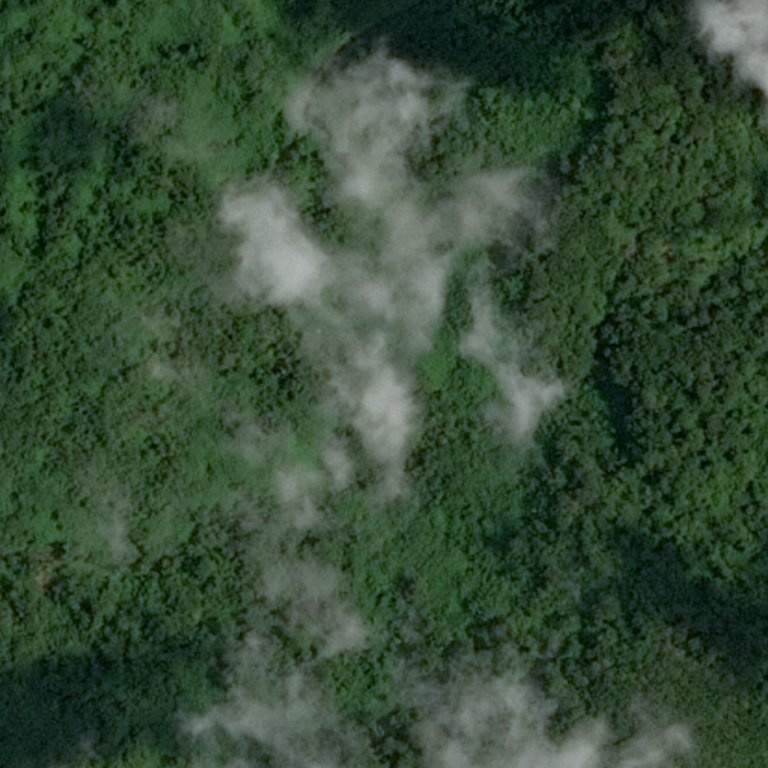
#> input picture HW_3/desert_forest/test_image_00.jpg, 768 x 768 px
$ jupyter execute HW_3.ipynb
#> lines starting #> are read from the running program, lines starting #| are printed output that depends on the picture; after the words box and inside, x2 and y2 are one past the last pixel; in counts of white or black regions, pixels touching at a corner belong together
# Homework 3

# Задача №1 - Лес или пустыня?

Часто при анализе изображений местности необходимо понять ее характер. В частности, если определить, что на изображении преобладет вода, то имеет смысл искать корабли на таком изображении. Если на картинке густой лес, то, возможно, это не лучшая зона для посадки дрона или беспилотника.

Ваша задача - написать программу, которая будет отличать лес от пустыни. В приложении можно найти реальные спутниковые снимки лесов и пустынь.

Примеры изображений:
<table><tr>
    <td>  </td>
    <td>  </td>
</tr></table>

[cell 1]
# Ваш код
import cv2
import numpy as np
import matplotlib.pyplot as plt

def classify_image(image_path):
#> called with image_path = 'desert_forest/test_image_00.jpg'
    image = cv2.imread(image_path)
#> image is the input picture: shape (768, 768, 3); mean B, G, R 54, 75.5, 54
    hsv_image = cv2.cvtColor(image, cv2.COLOR_BGR2HSV)
#> hsv_image: shape (768, 768, 3); mean H, S, V 61, 95.5, 75.5

    # диапазоны для классов местонсти
    forest_masks = cv2.inRange(hsv_image, np.array([20, 20, 20]), np.array([100, 255, 255]))
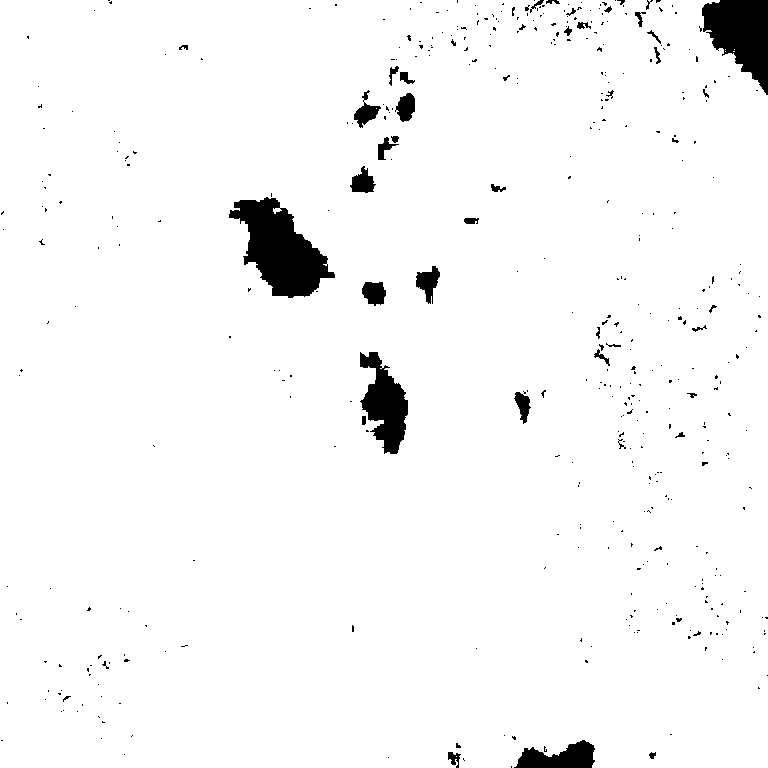
#> forest_masks: shape (768, 768); 96.7% white; 453 black regions (411 under 20 px), largest, box (x1, y1, x2, y2) and area: (229, 197, 335, 298) 5600, (702, 0, 768, 95) 3931, (360, 352, 408, 454) 2750
    desert_masks = cv2.inRange(hsv_image, np.array([10, 20, 20]), np.array([30, 255, 255]))
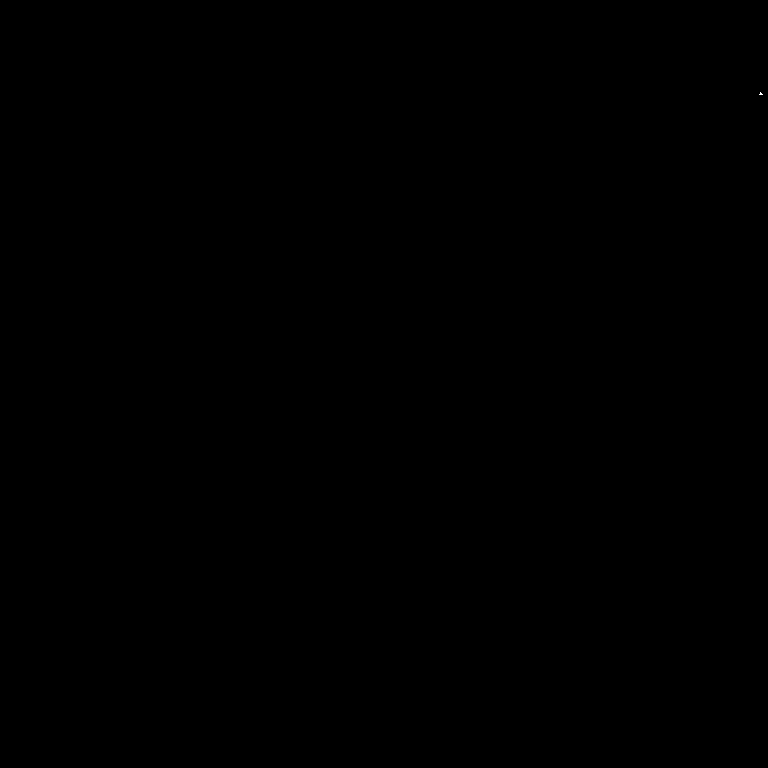
#> desert_masks: shape (768, 768); 0% white in thin lines or dots, all inside (x1, y1, x2, y2) = (759, 92, 763, 95)

    forest_count = cv2.countNonZero(forest_masks)
#> forest_count = 570573
    desert_count = cv2.countNonZero(desert_masks)
#> desert_count = 7

    # классификация
    classification = "forest" if forest_count > desert_count else "desert"
#> classification = 'forest'

    return classification, image, forest_masks, desert_masks

# тестовые изображения
images_path_forest = 'desert_forest/test_image_00.jpg'
classification_forest, image_forest, forest_mask_forest, desert_mask_forest = classify_image(images_path_forest)
#> classification_forest = 'forest'
print(f"Classification: {classification_forest}")
#| Classification: forest

images_path_desert = 'desert_forest/test_image_04.jpg'
classification_desert, image_desert, forest_mask_desert, desert_mask_desert = classify_image(images_path_desert)
#> call 2 of classify_image, with image_path = 'desert_forest/test_image_04.jpg'
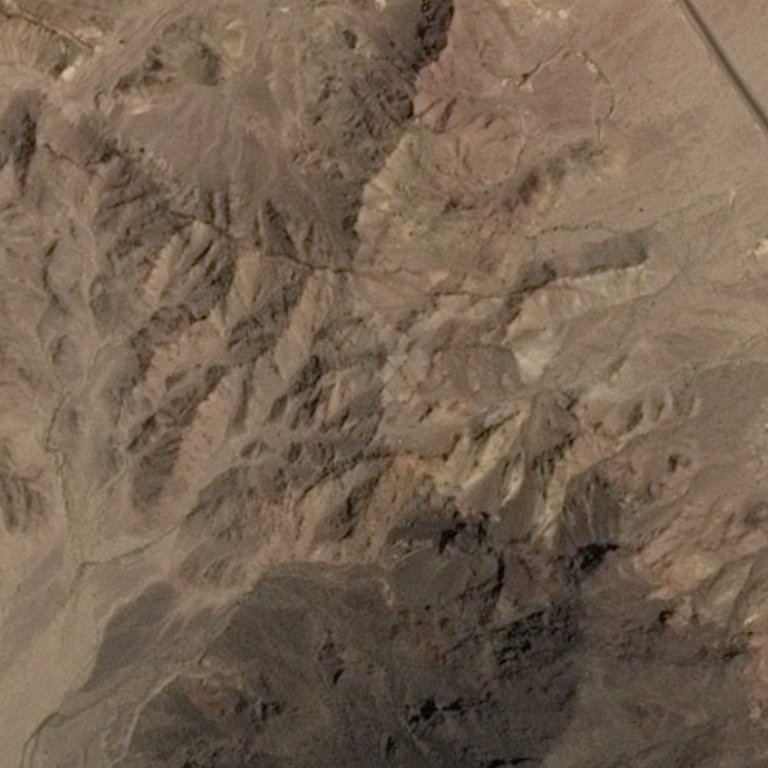
#> input picture HW_3/desert_forest/test_image_04.jpg, 768 x 768 px
#> in classify_image, image is the input picture: shape (768, 768, 3); mean B, G, R 81.2, 98.6, 117.3
#> in classify_image (call 2), `hsv_image = cv2.cvtColor(image, cv2.COLOR_BGR2HSV)`: hsv_image: shape (768, 768, 3); mean H, S, V 14.5, 78.7, 117.3
#> in classify_image (call 2), `forest_masks = cv2.inRange(hsv_image, np.array([20, 20, 20]), np.array..`: forest_masks: shape (768, 768); 0.64% white; 180 white regions (126 under 20 px), largest, box (x1, y1, x2, y2) and area: (394, 687, 412, 716) 253, (378, 650, 406, 672) 232, (495, 625, 534, 644) 213
#> in classify_image (call 2), `desert_masks = cv2.inRange(hsv_image, np.array([10, 20, 20]), np.array..`: desert_masks: shape (768, 768); 98.9% white; 270 black regions (200 under 20 px), largest, box (x1, y1, x2, y2) and area: (445, 520, 476, 555) 363, (501, 636, 544, 668) 361, (498, 550, 515, 596) 339
#> in classify_image (call 2), `forest_count = cv2.countNonZero(forest_masks)`: forest_count = 3766
#> in classify_image (call 2), `desert_count = cv2.countNonZero(desert_masks)`: desert_count = 583417
#> in classify_image (call 2), `classification = "forest" if forest_count > desert_count else "desert"`: classification = 'desert'
#> classification_desert = 'desert'
print(f"Classification: {classification_desert}")
#| Classification: desert

# вывод изображений
def show_images(image, forest_mask, desert_mask, classification, title):
#> called with classification = 'forest', title = 'Test Image 00'
    plt.figure(figsize=(15, 10))
    plt.subplot(2, 2, 1)
    plt.imshow(cv2.cvtColor(image, cv2.COLOR_BGR2RGB))
    plt.title(f'{title} - Original Image')
    plt.axis('off')

    plt.subplot(2, 2, 2)
    plt.imshow(forest_mask, cmap='gray')
    plt.title('Forest Mask')
    plt.axis('off')

    plt.subplot(2, 2, 3)
    plt.imshow(desert_mask, cmap='gray')
    plt.title('Desert Mask')
    plt.axis('off')

    plt.subplot(2, 2, 4)
    plt.imshow(cv2.cvtColor(image, cv2.COLOR_BGR2RGB))
    plt.title(f'Classification: {classification}')
    plt.axis('off')

    plt.show()

show_images(image_forest, forest_mask_forest, desert_mask_forest, classification_forest, 'Test Image 00')
show_images(image_desert, forest_mask_desert, desert_mask_desert, classification_desert, 'Test Image 04')

# Задача №2 - Реализовать Image-blending на основе сшивки по градиентам

Задача - взять фото двух лиц : ваше и друга, с помощью метода Poisson image editing совместить глаза, нос и рот с первого изображения со вторым. Суть в том, что при использовании такого метода границы совмещенного изображения не видны.

Статья, где описан метод

Patrick Pérez, Michel Gangnet, and Andrew Blake. 2003. Poisson image editing. ACM Trans. Graph. 22, 3 (July 2003), 313–318. https://doi.org/10.1145/882262.882269

Пример такого совмещения:

[cell 2]
import cv2
import numpy as np
import matplotlib.pyplot as plt

[cell 3]
# Загружаем каскады Хаара для распознавания лиц и их частей
face_cascade = cv2.CascadeClassifier(cv2.data.haarcascades + 'haarcascade_frontalface_default.xml')
eye_cascade = cv2.CascadeClassifier(cv2.data.haarcascades + 'haarcascade_eye.xml')
nose_cascade = cv2.CascadeClassifier('haar/haarcascade_mcs_nose.xml')
mouth_cascade = cv2.CascadeClassifier('haar/haarcascade_mcs_mouth.xml')

# Проверка корректности загрузки каскадов
if any(cascade.empty() for cascade in [face_cascade, eye_cascade, nose_cascade, mouth_cascade]):
    raise ValueError("Проблема с загрузкой хотя бы одного из каскадов Хаара. Проверьте пути.")

[cell 4]
def detect_face_features(image_path):
    # Чтение изображения
#> called with image_path = 'faces/face_1.png'
    img = cv2.imread(image_path)
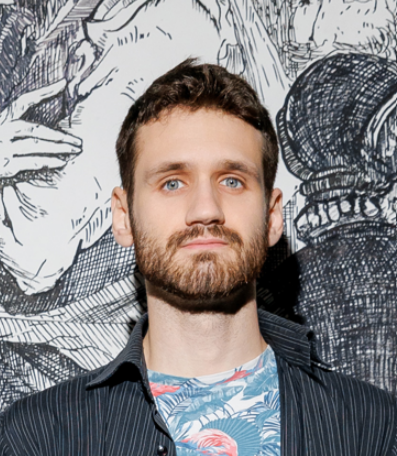
#> input picture HW_3/faces/face_1.png, 397 x 456 px
#> img is the input picture: shape (456, 397, 3); mean B, G, R 133.1, 132.3, 135.7

    # Проверка корректности загрузки изображения
    if img is None:
        raise ValueError(f"Не удалось загрузить изображение по указанному пути: {image_path}")

    # Преобразование в оттенки серого
    gray_image = cv2.cvtColor(img, cv2.COLOR_BGR2GRAY)

    # Обнаружение лиц
    detected_faces = face_cascade.detectMultiScale(gray_image, scaleFactor=1.3, minNeighbors=5)
#> detected_faces = [[119, 113, 170, 170]]

    # Создание маски для выделенных частей лица
    face_mask = np.zeros_like(gray_image)
    for (x, y, w, h) in detected_faces:
        roi_gray = gray_image[y:y+h, x:x+w]
        # roi_color = img[y:y+h, x:x+w]

        # Глаза
        detected_eyes = eye_cascade.detectMultiScale(roi_gray)
        for (ex, ey, ew, eh) in detected_eyes:
            cv2.ellipse(face_mask, ((ex + ew//2 + x), (ey + eh//2 + y)), (ew//2, eh//2), 0, 0, 360, 255, -1)

        # Нос
        detected_nose = nose_cascade.detectMultiScale(roi_gray)
        for (nx, ny, nw, nh) in detected_nose:
            cv2.ellipse(face_mask, ((nx + nw//2 + x), (ny + nh//2 + y)), (nw//2, nh//2), 0, 0, 360, 255, -1)

        # Рот
        detected_mouth = mouth_cascade.detectMultiScale(roi_gray)
        for (mx, my, mw, mh) in detected_mouth:
            cv2.ellipse(face_mask, ((mx + mw//2 + x), (my + mh//2 + y)), (mw//3, mh//3), 0, 0, 360, 255, -1)
#> this loop made 1 pass
#> (x, y, w, h, detected_eyes, detected_nose, detected_mouth) on pass 1: (119, 113, 170, 170, [[92, 47, 42, 42], [30, 49, 42, 42]], [[63, 83, 46, 38], [27, 8, 103, 86]], [[55, 114, 66, 39], [87, 53, 56, 33], [21, 49, 71, 42]])
#> face_mask: shape (456, 397); 5.3% white; 1 white region, box (x1, y1, x2, y2) and area: (146, 121, 254, 260) 9615

    return img, face_mask

# Загрузка изображений
source_image, source_mask = detect_face_features("faces/face_1.png")
target_image, target_mask = detect_face_features("faces/face_2.jpg")
#> call 2 of detect_face_features, with image_path = 'faces/face_2.jpg'
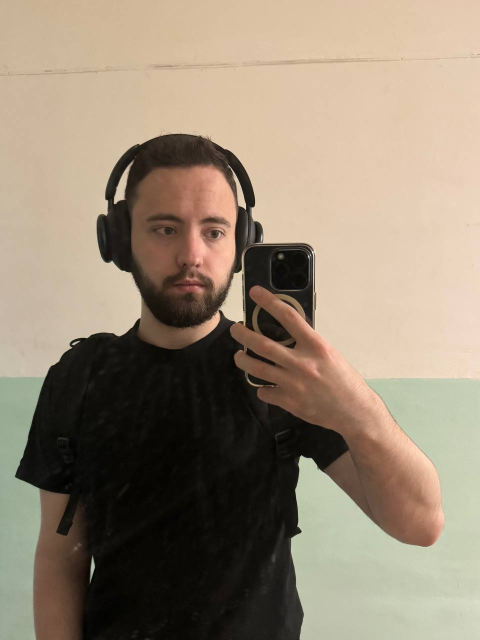
#> input picture HW_3/faces/face_2.jpg, 960 x 1280 px (shown at 1/2 size)
#> in detect_face_features, img is the input picture: shape (1280, 960, 3); mean B, G, R 116, 134.6, 149.4
#> in detect_face_features (call 2), `gray_image = cv2.cvtColor(img, cv2.COLOR_BGR2GRAY)`:
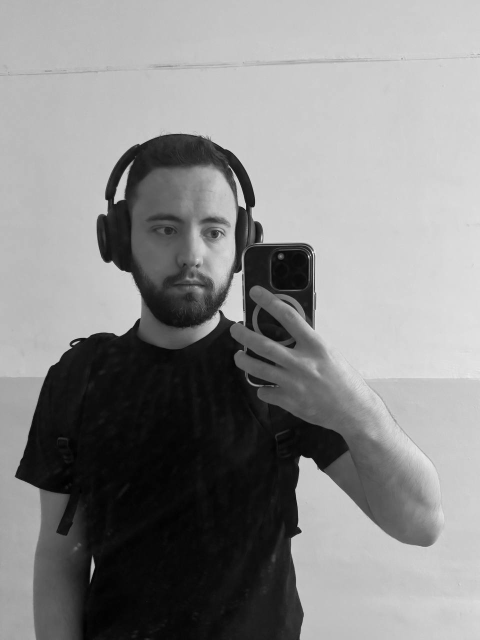
#> gray_image: shape (1280, 960) (shown at 1/2 size); min 0, max 255, mean 136.9
#> in detect_face_features (call 2), `detected_faces = face_cascade.detectMultiScale(gray_image, scaleFactor..`: detected_faces = [[250, 357, 265, 265]]
#> the loop in detect_face_features (call 2), `for (x, y, w, h) in detected_faces:` made 1 pass
#> (x, y, w, h, detected_eyes, detected_nose) on pass 1: (250, 357, 265, 265, [[148, 83, 56, 56], [48, 73, 62, 62]], [[93, 134, 78, 65], [144, 46, 65, 54]])
#> pass 1, in detect_face_features (call 2), `roi_gray = gray_image[y:y+h, x:x+w]`:
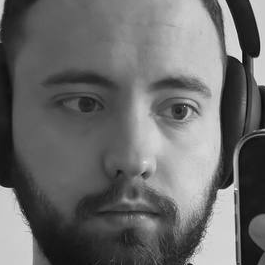
#> roi_gray: shape (265, 265); min 1, max 254, mean 105.7
#> after the loop in detect_face_features (call 2), `for (x, y, w, h) in detected_faces:`: face_mask: shape (1280, 960); 1.1% white; 4 white regions, box (x1, y1, x2, y2) and area: (394, 403, 459, 497) 4857, (343, 491, 422, 556) 4041, (293, 430, 364, 493) 3281, (353, 562, 402, 593) 1196

# Приведение изображений к одинаковому размеру
target_height = target_image.shape[0]
#> target_height = 1280
target_width = target_image.shape[1]
#> target_width = 960
resized_source = cv2.resize(source_image, (target_width, target_height))
resized_source_mask = cv2.resize(source_mask, (target_width, target_height))

# Центр для применения метода seamless cloning
clone_center = (int(target_width / 2.6), int(target_height / 2.6))
#> clone_center = (369, 492)

# Применение метода бесшовного клонирования
final_image = cv2.seamlessClone(resized_source, target_image, resized_source_mask, clone_center, cv2.NORMAL_CLONE)

# Отображение результатов с использованием matplotlib
plt.figure(figsize=(15, 10))

plt.subplot(2, 2, 1)
plt.imshow(cv2.cvtColor(source_image, cv2.COLOR_BGR2RGB))
plt.title('Исходное изображение')
plt.axis('off')

plt.subplot(2, 2, 2)
plt.imshow(cv2.cvtColor(target_image, cv2.COLOR_BGR2RGB))
plt.title('Целевое изображение')
plt.axis('off')

plt.subplot(2, 2, 3)
plt.imshow(cv2.cvtColor(resized_source, cv2.COLOR_BGR2RGB))
plt.title('Измененное исходное изображение')
plt.axis('off')

plt.subplot(2, 2, 4)
plt.imshow(cv2.cvtColor(final_image, cv2.COLOR_BGR2RGB))
plt.title('Результат бесшовного клонирования')
plt.axis('off')

plt.show()

# Сохранение результата
cv2.imwrite('seamless_cloned_image.jpg', final_image)
#> Out = True

# Задача №3 - Найди клетки

Даны снимки раковых клеток. Существует задача - определить стадию рака клетки по такому изображению. Для того, чтобы подойти к решению классификации рака клетки, необходимо сначала подготовить данные.

Исходные изображения в реальных задачах могут быть очень большого размера (более 20000 px). Однако из визуального анализа можно заметить, что большая часть этих снимков пустая и не несет в себе полезную информацию.

Ваша задача выделить небольшие ячейки изображений из исходного так, чтобы на ячейках было только изображение клетки.

Пример исходного изображения и нарезанных ячеек клетки.

В качестве аргументов у функции будут значения:
1. исходное изображние;
2. размер ячейки;
3. количество ячеек.

__Доп вопрос__ - как можно выяснить какие нужны значения аргументов, чтобы они подходили для большинства исходных снимков?

[cell 5]
import matplotlib.pyplot as plt
from PIL import Image
import numpy as np
import matplotlib.patches as patches

def display_and_extract_cells(image_filepath, cell_dim, max_cells, space=10):
#> called with image_filepath = 'cells/train3_1.jpeg', cell_dim = 88, max_cells = 267, space = 10
    img = Image.open(image_filepath)
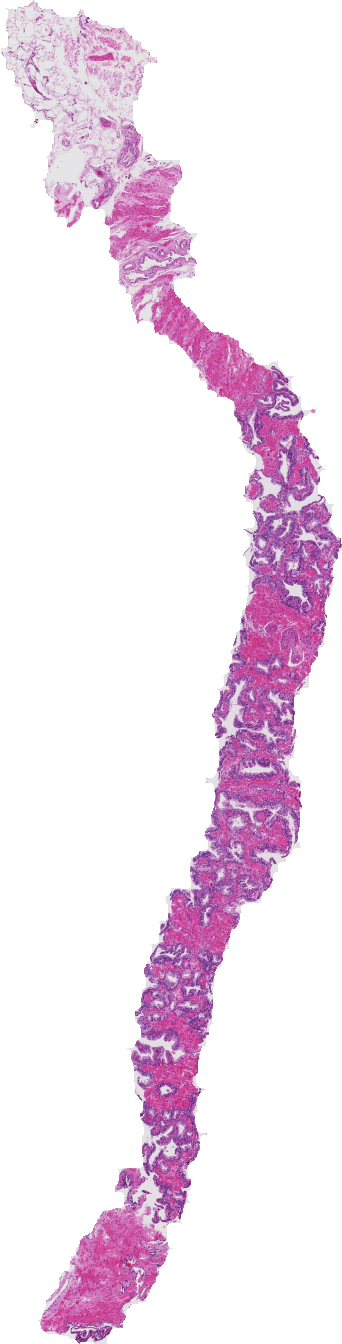
#> input picture HW_3/cells/train3_1.jpeg, 1368 x 5376 px (shown at 1/4 size)
#> img is the input picture: PIL image 1368x5376 RGB; mean R, G, B 240.8, 225.6, 238.2
    img_array = np.array(img)

    # Получаем размеры изображения
    height, width, _ = img_array.shape
#> height = 5376; width = 1368

    extracted_cells = []
    total_cells_extracted = 0
    fig, ax = plt.subplots(1)

    ax.imshow(img_array)

    # Проходим по изображению с шагом, равным размеру ячейки
    for y in range(0, height, cell_dim):
        for x in range(0, width, cell_dim):
            if total_cells_extracted >= max_cells:
                break

            # Извлечение ячейки
            cell = img_array[y:y + cell_dim, x:x + cell_dim]

            # Проверяем, содержит ли ячейка значимую информацию
            if cell.mean() < 240:  # Порог для фильтрации пустых участков
                extracted_cells.append(cell)
                total_cells_extracted += 1

                # Добавляем рамку на исходное изображение для визуализации
                rectangle = patches.Rectangle((x, y), cell_dim, cell_dim, linewidth=1, edgecolor='g', facecolor='none')
                ax.add_patch(rectangle)
#> after the loop, extracted_cells = 267 items; total_cells_extracted = 267

    plt.title("Оригинальное изображение с ячейками")
    plt.show()
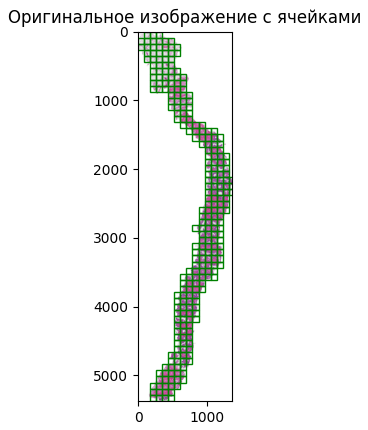
#> figure drawn by matplotlib, 1 panel

    # Обработка количества ячеек для мозаики
    if len(extracted_cells) > 100:
        extracted_cells = extracted_cells[:100]
#> extracted_cells = 100 items
    elif len(extracted_cells) < 100:
        extracted_cells = extracted_cells * (100 // len(extracted_cells)) + extracted_cells[:100 % len(extracted_cells)]

    # Размер сетки и подготовка мозаики с учетом отступов
    grid_size = 10
    mosaic_dimensions = grid_size * cell_dim + (grid_size - 1) * space
    mosaic_image = np.ones((mosaic_dimensions, mosaic_dimensions, 3), dtype=np.uint8) * 255  # Белый фон

    for index, cell in enumerate(extracted_cells):
        row = index // grid_size
        col = index % grid_size
        y_start = row * (cell_dim + space)
        x_start = col * (cell_dim + space)
        mosaic_image[y_start:y_start + cell_dim, x_start:x_start + cell_dim] = cell
#> this loop made 100 passes
#> (row, col, y_start, x_start) on passes 1 to 12: (0, 0, 0, 0), (0, 1, 0, 98), (0, 2, 0, 196), (0, 3, 0, 294), (0, 4, 0, 392), (0, 5, 0, 490), (0, 6, 0, 588), (0, 7, 0, 686), (0, 8, 0, 784), (0, 9, 0, 882), (1, 0, 98, 0), (1, 1, 98, 98)
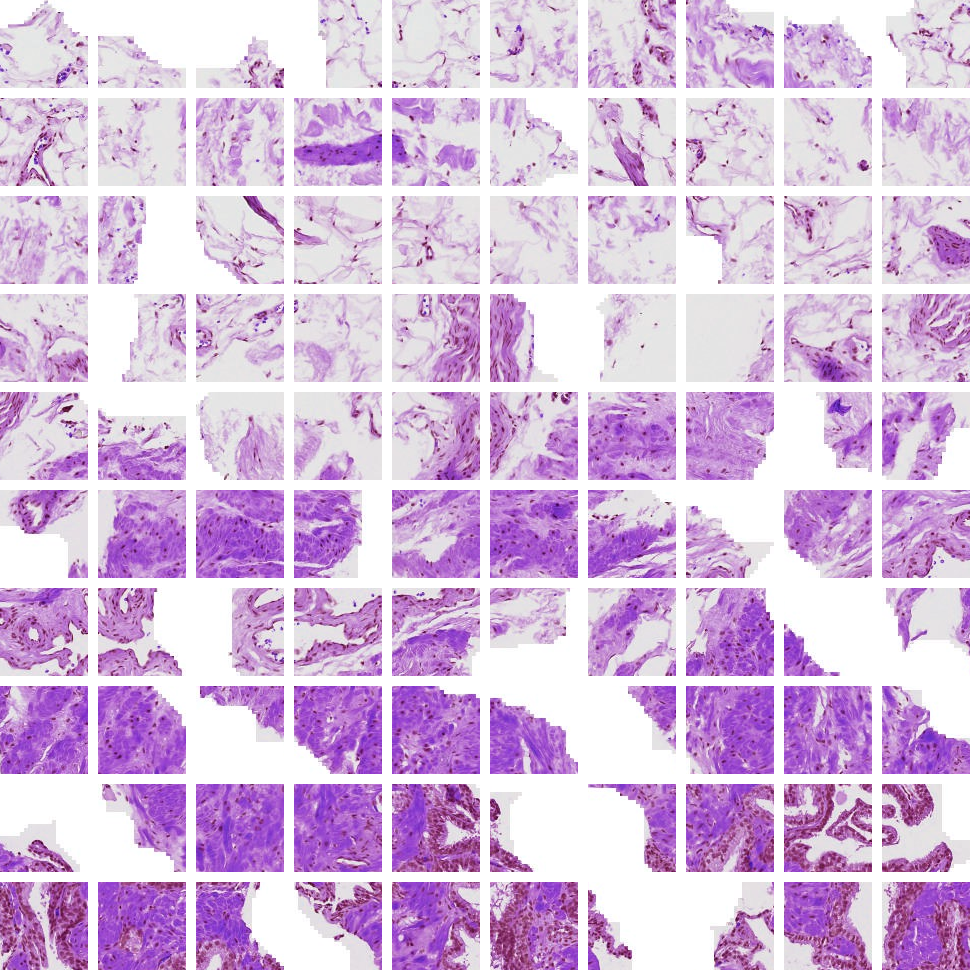
#> mosaic_image: shape (970, 970, 3); mean of channels 0, 1, 2 223.4, 188.8, 216; drawn as B, G, R

    plt.figure(figsize=(8, 8))
    plt.imshow(mosaic_image)
    plt.axis('off')
    plt.title("Мозаика ячеек")
    plt.show()

# Вызов функции с путь к изображению
display_and_extract_cells("cells/train3_1.jpeg", cell_dim=88, max_cells=267)
